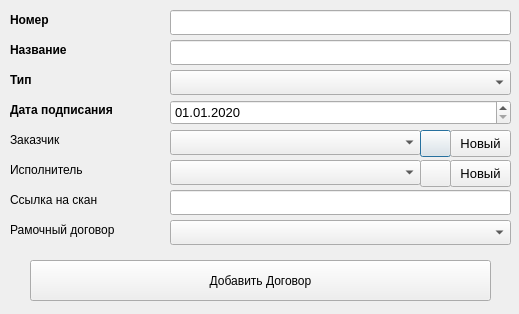
<?xml version="1.0" encoding="UTF-8"?>
<ui version="4.0">
 <class>AddContractDialog</class>
 <widget class="QDialog" name="AddContractDialog">
  <property name="geometry">
   <rect>
    <x>0</x>
    <y>0</y>
    <width>519</width>
    <height>314</height>
   </rect>
  </property>
  <property name="windowTitle">
   <string>Добавить договор</string>
  </property>
  <widget class="QLabel" name="contractNumberLabel">
   <property name="geometry">
    <rect>
     <x>10</x>
     <y>10</y>
     <width>151</width>
     <height>19</height>
    </rect>
   </property>
   <property name="font">
    <font>
     <weight>75</weight>
     <bold>true</bold>
    </font>
   </property>
   <property name="text">
    <string>Номер</string>
   </property>
  </widget>
  <widget class="QLabel" name="contractNameLabel">
   <property name="geometry">
    <rect>
     <x>10</x>
     <y>40</y>
     <width>151</width>
     <height>19</height>
    </rect>
   </property>
   <property name="font">
    <font>
     <weight>75</weight>
     <bold>true</bold>
    </font>
   </property>
   <property name="text">
    <string>Название</string>
   </property>
  </widget>
  <widget class="QLabel" name="contractTypeLabel">
   <property name="geometry">
    <rect>
     <x>10</x>
     <y>70</y>
     <width>151</width>
     <height>19</height>
    </rect>
   </property>
   <property name="font">
    <font>
     <weight>75</weight>
     <bold>true</bold>
    </font>
   </property>
   <property name="text">
    <string>Тип</string>
   </property>
  </widget>
  <widget class="QLabel" name="contractDateLabel">
   <property name="geometry">
    <rect>
     <x>10</x>
     <y>100</y>
     <width>151</width>
     <height>19</height>
    </rect>
   </property>
   <property name="font">
    <font>
     <weight>75</weight>
     <bold>true</bold>
    </font>
   </property>
   <property name="text">
    <string>Дата подписания</string>
   </property>
  </widget>
  <widget class="QLabel" name="contractCustomerLabel">
   <property name="geometry">
    <rect>
     <x>10</x>
     <y>130</y>
     <width>151</width>
     <height>19</height>
    </rect>
   </property>
   <property name="text">
    <string>Заказчик</string>
   </property>
  </widget>
  <widget class="QLabel" name="contractContractorLabel">
   <property name="geometry">
    <rect>
     <x>10</x>
     <y>160</y>
     <width>151</width>
     <height>19</height>
    </rect>
   </property>
   <property name="text">
    <string>Исполнитель</string>
   </property>
  </widget>
  <widget class="QLabel" name="contractLinkLabel">
   <property name="geometry">
    <rect>
     <x>10</x>
     <y>190</y>
     <width>151</width>
     <height>19</height>
    </rect>
   </property>
   <property name="text">
    <string>Ссылка на скан</string>
   </property>
  </widget>
  <widget class="QLabel" name="contractParentContractLabel">
   <property name="geometry">
    <rect>
     <x>10</x>
     <y>220</y>
     <width>151</width>
     <height>19</height>
    </rect>
   </property>
   <property name="text">
    <string>Рамочный договор</string>
   </property>
  </widget>
  <widget class="QLineEdit" name="contractNumberInput">
   <property name="geometry">
    <rect>
     <x>170</x>
     <y>10</y>
     <width>341</width>
     <height>25</height>
    </rect>
   </property>
   <property name="font">
    <font>
     <pointsize>10</pointsize>
    </font>
   </property>
  </widget>
  <widget class="QLineEdit" name="contractNameInput">
   <property name="geometry">
    <rect>
     <x>170</x>
     <y>40</y>
     <width>341</width>
     <height>25</height>
    </rect>
   </property>
   <property name="font">
    <font>
     <pointsize>10</pointsize>
    </font>
   </property>
  </widget>
  <widget class="QComboBox" name="contractTypeInput">
   <property name="geometry">
    <rect>
     <x>170</x>
     <y>70</y>
     <width>341</width>
     <height>25</height>
    </rect>
   </property>
   <property name="font">
    <font>
     <pointsize>10</pointsize>
    </font>
   </property>
  </widget>
  <widget class="QComboBox" name="contractCustomerInput">
   <property name="geometry">
    <rect>
     <x>170</x>
     <y>130</y>
     <width>251</width>
     <height>25</height>
    </rect>
   </property>
   <property name="font">
    <font>
     <pointsize>10</pointsize>
    </font>
   </property>
  </widget>
  <widget class="QComboBox" name="contractContractorInput">
   <property name="geometry">
    <rect>
     <x>170</x>
     <y>160</y>
     <width>251</width>
     <height>25</height>
    </rect>
   </property>
   <property name="font">
    <font>
     <pointsize>10</pointsize>
    </font>
   </property>
  </widget>
  <widget class="QLineEdit" name="contractLinkInput">
   <property name="geometry">
    <rect>
     <x>170</x>
     <y>190</y>
     <width>341</width>
     <height>25</height>
    </rect>
   </property>
   <property name="font">
    <font>
     <pointsize>10</pointsize>
    </font>
   </property>
  </widget>
  <widget class="QComboBox" name="contractParentContractInput">
   <property name="geometry">
    <rect>
     <x>170</x>
     <y>220</y>
     <width>341</width>
     <height>25</height>
    </rect>
   </property>
   <property name="font">
    <font>
     <pointsize>10</pointsize>
    </font>
   </property>
  </widget>
  <widget class="QPushButton" name="contractCustomerRefreshButton">
   <property name="geometry">
    <rect>
     <x>420</x>
     <y>130</y>
     <width>31</width>
     <height>27</height>
    </rect>
   </property>
   <property name="text">
    <string/>
   </property>
  </widget>
  <widget class="QPushButton" name="contractContractorRefreshButton">
   <property name="geometry">
    <rect>
     <x>420</x>
     <y>160</y>
     <width>31</width>
     <height>27</height>
    </rect>
   </property>
   <property name="text">
    <string/>
   </property>
  </widget>
  <widget class="QPushButton" name="contractCustomerAddCompanyButton">
   <property name="geometry">
    <rect>
     <x>450</x>
     <y>130</y>
     <width>61</width>
     <height>27</height>
    </rect>
   </property>
   <property name="font">
    <font>
     <pointsize>10</pointsize>
    </font>
   </property>
   <property name="text">
    <string>Новый</string>
   </property>
  </widget>
  <widget class="QPushButton" name="contractContractorAddCompanyButton">
   <property name="geometry">
    <rect>
     <x>450</x>
     <y>160</y>
     <width>61</width>
     <height>27</height>
    </rect>
   </property>
   <property name="font">
    <font>
     <pointsize>10</pointsize>
    </font>
   </property>
   <property name="text">
    <string>Новый</string>
   </property>
  </widget>
  <widget class="QPushButton" name="insertContractButton">
   <property name="geometry">
    <rect>
     <x>30</x>
     <y>260</y>
     <width>461</width>
     <height>41</height>
    </rect>
   </property>
   <property name="text">
    <string>Добавить Договор</string>
   </property>
  </widget>
  <widget class="QDateTimeEdit" name="contractDateInput">
   <property name="geometry">
    <rect>
     <x>170</x>
     <y>100</y>
     <width>341</width>
     <height>25</height>
    </rect>
   </property>
   <property name="font">
    <font>
     <pointsize>10</pointsize>
    </font>
   </property>
   <property name="date">
    <date>
     <year>2020</year>
     <month>1</month>
     <day>1</day>
    </date>
   </property>
   <property name="displayFormat">
    <string>dd.MM.yyyy</string>
   </property>
  </widget>
 </widget>
 <resources/>
 <connections/>
</ui>
